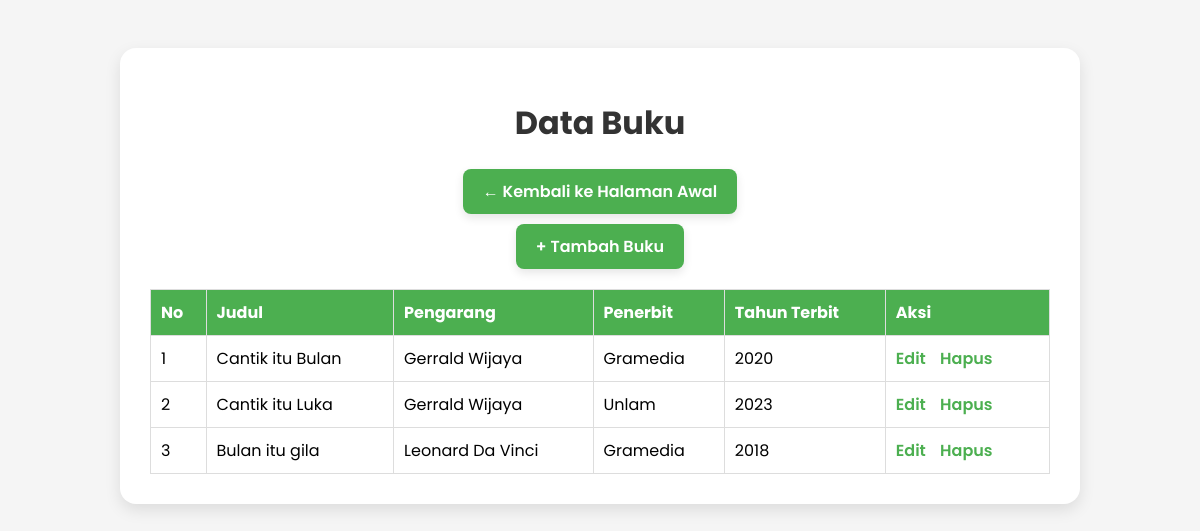
/Laprak5_Web/Buku.php, run on the app's committed database.
### tables this page shows
CREATE TABLE `buku` (
  `id` int(11) NOT NULL,
  `judul` varchar(150) NOT NULL,
  `pengarang` varchar(100) DEFAULT NULL,
  `penerbit` varchar(100) DEFAULT NULL,
  `tahun_terbit` int(4) NOT NULL
);

### Laprak5_Web/Model.php (called while the page is built, shortened)
<?php
function getAllBuku() {
    $conn = koneksiDatabase();
    $result = $conn->query("SELECT * FROM buku ORDER BY id ASC");
    return $result->fetch_all(MYSQLI_ASSOC);
}
?>

### Laprak5_Web/Buku.php (the view, shortened to what this page needs)
<?php
require_once("Model.php");
$daftarBuku = getAllBuku();
?>
<!DOCTYPE html>
<html>
<head>
</head>
<body>
    <div class="container">
        <h1>Data Buku</h1>
        <a href="Utama.php" class="top-link">← Kembali ke Halaman Awal</a>
        <a href="FormBuku.php" class="add-btn">+ Tambah Buku</a>
        <table>
    <thead>
        <tr>
            <th>No</th>
            <th>Judul</th>
            <th>Pengarang</th>
            <th>Penerbit</th>
            <th>Tahun Terbit</th>
            <th>Aksi</th>
        </tr>
    </thead>
    <tbody>
        <?php $no = 1; foreach ($daftarBuku as $buku): ?>
            <tr>
                <td><?= $no++; ?></td>
                <td><?= $buku['judul']; ?></td>
                <td><?= $buku['pengarang']; ?></td>
                <td><?= $buku['penerbit']; ?></td>
                <td><?= $buku['tahun_terbit']; ?></td>
                <td class="aksi">
                    <a href="FormBuku.php?id=<?= $buku['id']; ?>">Edit</a>
                    <a href="HapusBuku.php?id=<?= $buku['id']; ?>" onclick="return confirm('Yakin ingin menghapus buku ini?')">Hapus</a>
                </td>
            </tr>
        <?php endforeach; ?>
            </tbody>
        </table>
    </div>
</body>
</html>

### Laprak5_Web/Buku.php (style rules this page uses)
body { font-family: 'Poppins', sans-serif; background-color: #f5f5f5; padding: 40px; }
.container { max-width: 900px; margin: auto; background: white; padding: 30px; border-radius: 16px; box-shadow: 0 6px 16px rgba(0,0,0,0.1); }
h1 { text-align: center; color: #333; }
table { width: 100%; border-collapse: collapse; margin-top: 20px; }
th, td { border: 1px solid #ddd; padding: 10px; text-align: left; }
th { background-color: #4caf50; color: white; }
a { text-decoration: none; color: #4caf50; font-weight: 600; }
.aksi a { margin-right: 10px; }
.top-link, .add-btn { display: block; width: max-content; margin: 10px auto; padding: 10px 20px; border-radius: 8px; text-decoration: none; font-weight: 600; color: white; background-color: #4caf50; box-shadow: 0 4px 10px rgba(0,0,0,0.1); }

### data on the page
buku: judul "Cantik itu Bulan", pengarang "Gerrald Wijaya", penerbit "Gramedia", tahun_terbit "2020"
buku: judul "Cantik itu Luka", pengarang "Gerrald Wijaya", penerbit "Unlam", tahun_terbit "2023"
buku: judul "Bulan itu gila", pengarang "Leonard Da Vinci", penerbit "Gramedia", tahun_terbit "2018"
